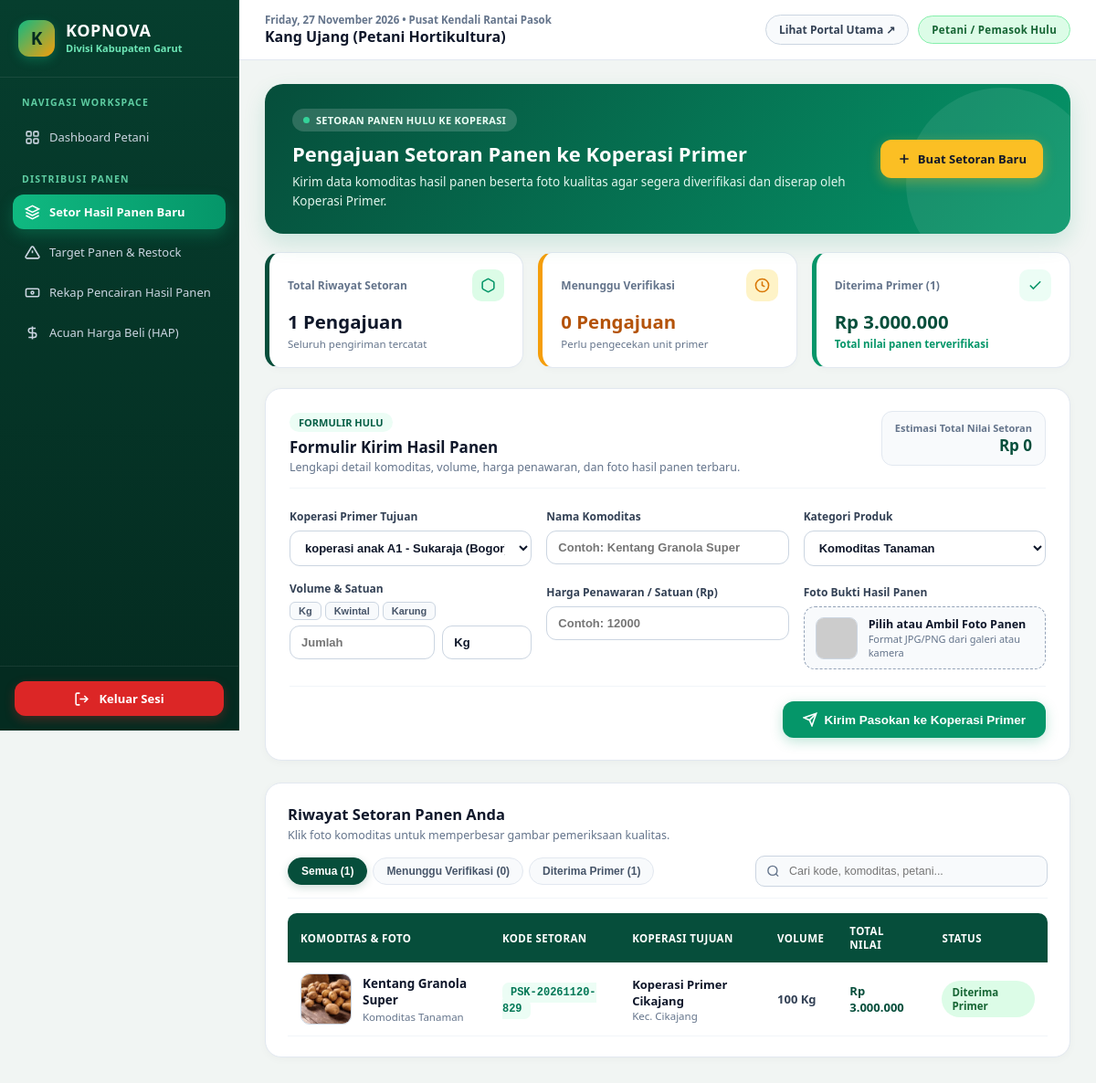
The app's page /modules/pasokan/index.php (signed in), older data.
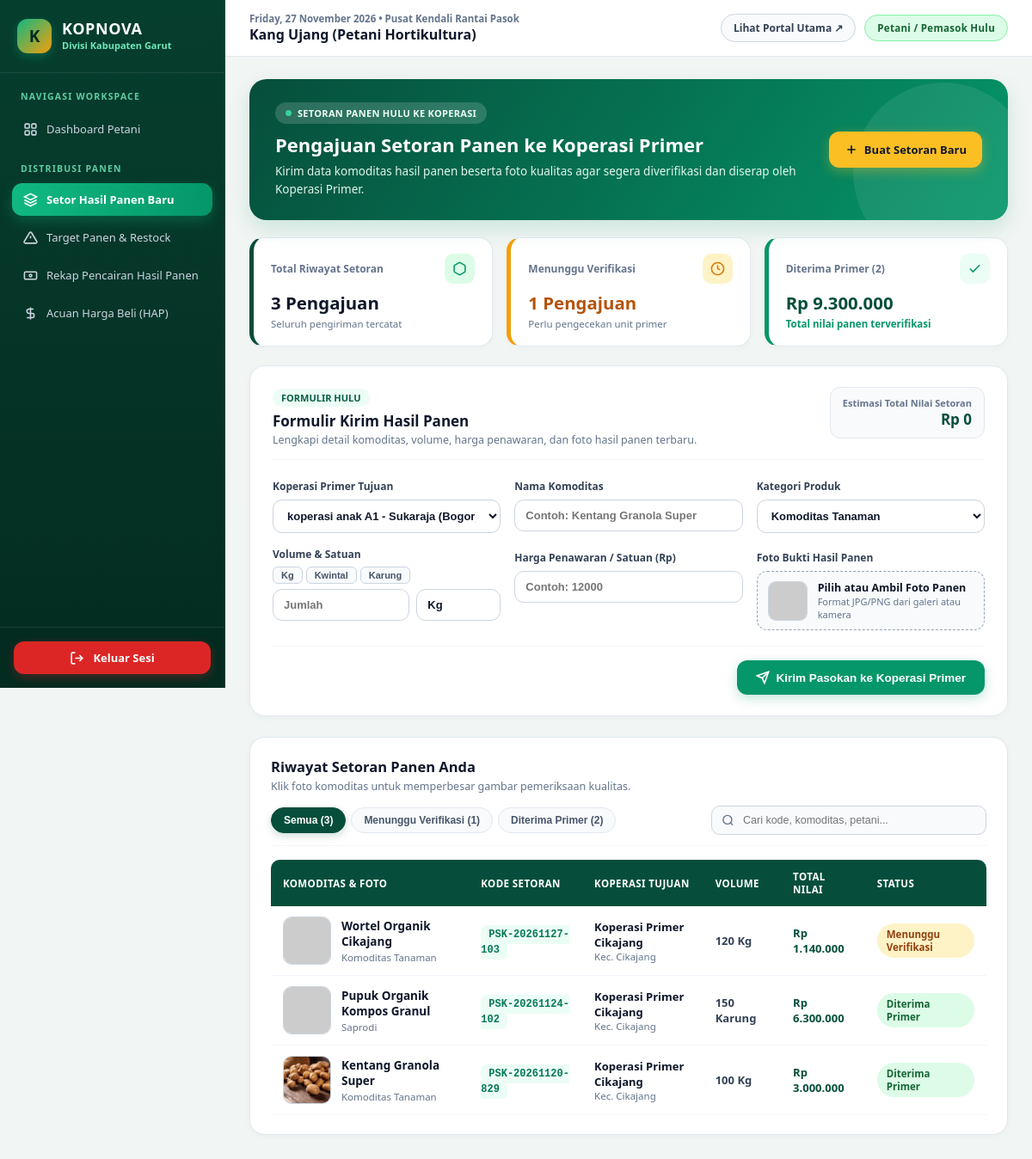
The same page, newer data.
### tables this page shows
CREATE TABLE `pasokan_petani` (
  `id_pasokan` int(11) NOT NULL,
  `kode_pasokan` varchar(30) NOT NULL,
  `id_petani` int(11) NOT NULL,
  `id_primer` int(11) NOT NULL,
  `nama_komoditas` varchar(100) NOT NULL,
  `kategori` enum('Komoditas Tanaman','Saprodi','Alsintan','Produk Olahan','Produk Lainnya') NOT NULL,
  `jumlah` int(11) NOT NULL,
  `satuan` varchar(20) NOT NULL,
  `harga_tawar` decimal(12,2) NOT NULL,
  `total_nilai` decimal(15,2) NOT NULL,
  `foto_pasokan` varchar(255) DEFAULT 'default.jpg',
  `status_pasokan` enum('Menunggu Verifikasi','Diterima Primer','Ditolak') DEFAULT 'Menunggu Verifikasi',
  `tanggal_setor` datetime DEFAULT current_timestamp()
);

CREATE TABLE `koperasi_primer` (
  `id_primer` int(11) NOT NULL,
  `id_divisi` int(11) NOT NULL,
  `kode_primer` varchar(20) NOT NULL,
  `nama_koperasi` varchar(100) NOT NULL,
  `kecamatan` varchar(100) NOT NULL,
  `ketua_koperasi` varchar(100) NOT NULL
);

### config/database.php (called while the page is built, shortened)
<?php
function rupiah($angka) {
    return "Rp " . number_format((float)$angka, 0, ',', '.');
}
?>

### modules/pasokan/index.php (the view, shortened to what the changed rows need)
<?php
require_once '../../config/database.php';
require_once '../../includes/header.php';
require_once '../../includes/sidebar.php';
$role = $role ?? ($_SESSION['user']['role'] ?? '');
$user = $user ?? ($_SESSION['user'] ?? []);
if ($role === 'petani') {
    $stmt = $pdo->prepare("SELECT ps.*, kp.nama_koperasi, kp.kecamatan
                           FROM pasokan_petani ps
                           JOIN koperasi_primer kp ON ps.id_primer = kp.id_primer
                           WHERE ps.id_petani = ?
                           ORDER BY ps.id_pasokan DESC");
    $stmt->execute([$user['id_user']]);
} else {
    $stmt = $pdo->query("SELECT ps.*, u.nama_lengkap AS nama_petani, kp.nama_koperasi, kp.kecamatan
                         FROM pasokan_petani ps
                         JOIN users u ON ps.id_petani = u.id_user
                         JOIN koperasi_primer kp ON ps.id_primer = kp.id_primer
                         ORDER BY ps.id_pasokan DESC");
}
$pasokan_list = $stmt->fetchAll();
$total_setoran      = count($pasokan_list);
$total_menunggu     = 0;
$total_diterima     = 0;
$nilai_diterima     = 0;
foreach ($pasokan_list as $item) {
    if (($item['status_pasokan'] ?? '') === 'Diterima Primer') {
        $total_diterima++;
        $nilai_diterima += (float)($item['total_nilai'] ?? 0);
    } else {
        $total_menunggu++;
    }
}
?>
<div class="pas-hero" style="background:linear-gradient(125deg, #064E3B 0%, #059669 100%); border-radius:20px; padding:26px 30px; color:#FFFFFF; margin-bottom:20px; display:flex; justify-content:space-between; align-items:center; flex-wrap:wrap; gap:18px; box-shadow:0 10px 25px rgba(5, 150, 105, 0.16); position:relative; overflow:hidden;">
    <div style="max-width:620px; position:relative; z-index:2;">
        <h2 class="pas-hero-title" style="margin:0 0 6px; font-size:22px; font-weight:800; line-height:1.3;">
            <?= $role === 'petani' ? 'Pengajuan Setoran Panen ke Koperasi Primer' : 'Verifikasi Pasokan Masuk dari Petani' ?>
        </h2>
    </div>
</div>
<div class="pas-grid-3" style="margin-bottom:22px;">
    <div class="pas-kpi" style="border-left:5px solid #064E3B;">
        <div style="display:flex; justify-content:space-between; align-items:center; gap:8px;">
            <span style="font-size:12px; color:#64748B; font-weight:700;">Total Riwayat Setoran</span>
            <div style="width:35px; height:35px; border-radius:10px; background:#DCFCE7; color:#059669; display:flex; align-items:center; justify-content:center; flex-shrink:0;">
            </div>
        </div>
        <div class="pas-kpi-val"><?= $total_setoran ?> Pengajuan</div>
        <div style="font-size:11.5px; color:#64748B;">Seluruh pengiriman tercatat</div>
    </div>
    <div class="pas-kpi" style="border-left:5px solid #F59E0B;">
        <div style="display:flex; justify-content:space-between; align-items:center; gap:8px;">
            <span style="font-size:12px; color:#64748B; font-weight:700;">Menunggu Verifikasi</span>
            <div style="width:35px; height:35px; border-radius:10px; background:#FEF3C7; color:#D97706; display:flex; align-items:center; justify-content:center; flex-shrink:0;">
            </div>
        </div>
        <div class="pas-kpi-val" style="color:#B45309;"><?= $total_menunggu ?> Pengajuan</div>
        <div style="font-size:11.5px; color:#64748B;">Perlu pengecekan unit primer</div>
    </div>
    <div class="pas-kpi" style="border-left:5px solid #059669;">
        <div style="display:flex; justify-content:space-between; align-items:center; gap:8px;">
            <span style="font-size:12px; color:#64748B; font-weight:700;">Diterima Primer (<?= $total_diterima ?>)</span>
            <div style="width:35px; height:35px; border-radius:10px; background:#ECFDF5; color:#059669; display:flex; align-items:center; justify-content:center; flex-shrink:0;">
                <svg width="17" height="17" viewBox="0 0 24 24" fill="none" stroke="currentColor" stroke-width="2.2"><polyline points="20 6 9 17 4 12"/></svg>
            </div>
        </div>
        <div class="pas-kpi-val" style="color:#064E3B;"><?= rupiah($nilai_diterima) ?></div>
        <div style="font-size:11.5px; color:#059669; font-weight:600;">Total nilai panen terverifikasi</div>
    </div>
</div>
<div class="pas-card" style="padding:22px 24px;">
    <div style="display:flex; justify-content:space-between; align-items:center; flex-wrap:wrap; gap:10px; margin-bottom:16px; padding-bottom:12px; border-bottom:1px solid #F1F5F9;">
        <div style="display:flex; gap:6px; flex-wrap:wrap;" id="pasFilterBar">
            <button type="button" class="pas-pill active" onclick="filterPasokan('ALL', this)">Semua (<?= $total_setoran ?>)</button>
            <button type="button" class="pas-pill" onclick="filterPasokan('Menunggu Verifikasi', this)">Menunggu Verifikasi (<?= $total_menunggu ?>)</button>
            <button type="button" class="pas-pill" onclick="filterPasokan('Diterima Primer', this)">Diterima Primer (<?= $total_diterima ?>)</button>
        </div>
    </div>
    <div>
        <table class="pas-responsive-table" style="width:100%; border-collapse:collapse; text-align:left; font-size:13px;">
            <thead>
                <tr style="background:#064E3B; color:#FFFFFF; font-size:11.5px; text-transform:uppercase; letter-spacing:0.4px;">
                    <th style="padding:12px 14px; border-radius:10px 0 0 0;">Komoditas &amp; Foto</th>
                    <th style="padding:12px 14px;">Kode Setoran</th>
                    <th style="padding:12px 14px;"><?= $role === 'petani' ? 'Koperasi Tujuan' : 'Petani &amp; Unit Primer' ?></th>
                    <th style="padding:12px 14px;">Volume</th>
                    <th style="padding:12px 14px;">Total Nilai</th>
                    <th style="padding:12px 14px; <?= $role !== 'primer' ? 'border-radius:0 10px 0 0;' : '' ?>">Status</th>
                </tr>
            </thead>
            <tbody>
                <?php foreach ($pasokan_list as $ps):
                    $is_done = (($ps['status_pasokan'] ?? '') === 'Diterima Primer');
                    $foto_url = BASE_URL . '/uploads/pasokan/' . htmlspecialchars($ps['foto_pasokan']);
                ?>
                <tr class="pas-row-hover pas-mobile-card pas-data-row"
                    data-status="<?= htmlspecialchars($ps['status_pasokan']) ?>"
                    style="border-bottom:1px solid #F1F5F9;">
                    <td class="td-card-top" style="padding:12px 14px;">
                        <div style="display:flex; align-items:center; gap:12px;">
                            <img src="<?= $foto_url ?>"
                                 alt="<?= htmlspecialchars($ps['nama_komoditas']) ?>"
                                 onclick="openPasFotoModal(this.src, '<?= htmlspecialchars($ps['nama_komoditas'] . ' (' . $ps['kode_pasokan'] . ')', ENT_QUOTES) ?>')"
                                 onerror="this.src='https://placehold.co/120x120/e2e8f0/475569?text=Panen'"
                                 class="pas-thumb">
                            <div>
                                <div style="font-weight:800; color:#0F172A; font-size:13.5px;"><?= htmlspecialchars($ps['nama_komoditas']) ?></div>
                                <div style="font-size:11.5px; color:#64748B; margin-top:2px;"><?= htmlspecialchars($ps['kategori'] ?? 'Komoditas') ?></div>
                            </div>
                        </div>
                    </td>
                    <td data-label="Kode Setoran" style="padding:12px 14px;">
                        <span style="font-family:monospace; font-weight:800; color:#047857; background:#ECFDF5; padding:4px 9px; border-radius:7px; font-size:12px;">
                            <?= htmlspecialchars($ps['kode_pasokan']) ?>
                        </span>
                    </td>
                    <td data-label="<?= $role === 'petani' ? 'Koperasi Tujuan' : 'Petani & Unit' ?>" style="padding:12px 14px;">
                        <?php if ($role === 'petani'): ?>
                            <div style="font-weight:700; color:#0F172A;"><?= htmlspecialchars($ps['nama_koperasi']) ?></div>
                            <?php if (!empty($ps['kecamatan'])): ?>
                                <div style="font-size:11.5px; color:#64748B;">Kec. <?= htmlspecialchars($ps['kecamatan']) ?></div>
                            <?php endif; ?>
                        <?php else: ?>
                            <div style="font-weight:800; color:#0F172A;"><?= htmlspecialchars($ps['nama_petani'] ?? '-') ?></div>
                            <div style="font-size:11.5px; color:#64748B;"><?= htmlspecialchars($ps['nama_koperasi']) ?></div>
                        <?php endif; ?>
                    </td>
                    <td data-label="Volume" style="padding:12px 14px; font-weight:700; color:#334155; font-variant-numeric:tabular-nums;">
                        <?= number_format((float)$ps['jumlah'], 0, ',', '.') ?> <?= htmlspecialchars($ps['satuan']) ?>
                    </td>
                    <td data-label="Total Nilai" style="padding:12px 14px; font-weight:800; color:#064E3B; font-variant-numeric:tabular-nums;">
                        <?= rupiah($ps['total_nilai']) ?>
                    </td>
                    <td data-label="Status" style="padding:12px 14px;">
                        <span style="background:<?= $is_done ? '#DCFCE7' : '#FEF3C7' ?>; color:<?= $is_done ? '#166534' : '#92400E' ?>; padding:5px 11px; border-radius:99px; font-size:11.5px; font-weight:800; display:inline-block;">
                            <?= htmlspecialchars($ps['status_pasokan']) ?>
                        </span>
                    </td>
                </tr>
                <?php endforeach; ?>
            </tbody>
        </table>
    </div>
</div>
<?php require_once '../../includes/footer.php'; ?>

Row changes from the older to the newer data that the page shows:
added pasokan_petani: nama_komoditas "Wortel Organik Cikajang", kategori "Komoditas Tanaman", kode_pasokan "PSK-20261127-103", id_primer.nama_koperasi "Koperasi Primer Cikajang", id_primer.kecamatan "Cikajang", jumlah "120", satuan "Kg", total_nilai "Rp 1.140.000", status_pasokan "Menunggu Verifikasi"
added pasokan_petani: nama_komoditas "Pupuk Organik Kompos Granul", kategori "Saprodi", kode_pasokan "PSK-20261124-102", id_primer.nama_koperasi "Koperasi Primer Cikajang", id_primer.kecamatan "Cikajang", jumlah "150", satuan "Karung", total_nilai "Rp 6.300.000", status_pasokan "Diterima Primer"
Text that changed along with them:
$total_setoran: "1" → "3"
$total_menunggu: "0" → "1"
$total_diterima: "1" → "2"
rupiah($nilai_diterima): "Rp 3.000.000" → "Rp 9.300.000"
